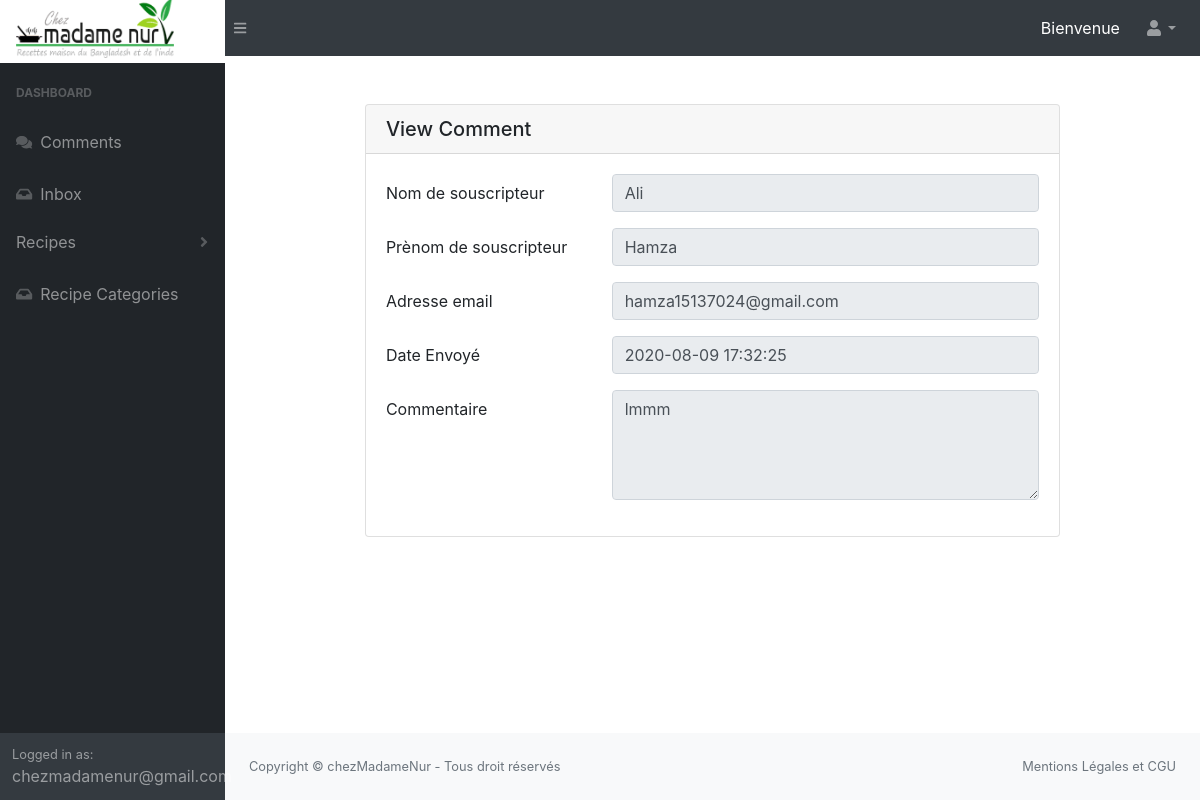
Page /admin/index_comment_view.php (signed in) on the committed database.
### tables this page shows
CREATE TABLE `commenter` (
  `commenter_id` int(11) NOT NULL,
  `nom` varchar(255) NOT NULL,
  `prenom` varchar(255) NOT NULL,
  `email` varchar(255) NOT NULL,
  `date_registered` timestamp NOT NULL DEFAULT CURRENT_TIMESTAMP
);

CREATE TABLE `comments` (
  `comment_id` int(11) NOT NULL,
  `comments` varchar(255) NOT NULL,
  `date_created` timestamp NOT NULL DEFAULT CURRENT_TIMESTAMP,
  `recipe_id` int(11) NOT NULL,
  `commenter_id` int(11) NOT NULL
);

### admin/library/Database.php (called while the page is built, shortened)
<?php
class Database
{
  public $host = DB_HOST;
  public $user = DB_USER;
  public $pass = DB_PASS;
  public $dbname = DB_NAME;
  public $link;
  private function connectDB()
  {
    $this->link = new mysqli($this->host, $this->user, $this->pass, $this->dbname);
    mysqli_set_charset($this->link, 'utf8');
  }
  public function select($query)
  {
    $result = $this->link->query($query) or die($this->link->error . __LINE__);
    if ($result->num_rows > 0) {
      return $result;
    } else {
      return false;
    }
  }
}

### admin/index_comment_view.php (the view, shortened to what this page needs)
<?php
require_once(__ROOT__ . '/admin/library/Database.php');
$db = new Database();
$comments_query = "SELECT comments.* , commenter.nom , commenter.email , commenter.prenom  FROM comments JOIN commenter ON commenter.commenter_id = comments.commenter_id";
$result = $db->select($comments_query);
$comment = $result->fetch_assoc();
?>
<div class="container-fluid">
    <div class="card mb-4 mt-3 mt-sm-5 w-75 mx-auto">
        <h5 class="card-header">
            View Comment
        </h5>
        <div class="card-body">
            <form action="" method="">
                <div class="form-group row">
                    <label for="nom" class="col-sm-4 col-form-label">Nom de souscripteur </label>
                    <div class="col-sm-8">
                        <input type="text" name="nom" class="form-control" value="<?= $comment['nom'] ?>" readonly>
                    </div>
                </div>
                <div class="form-group row">
                    <label for="prenom" class="col-sm-4 col-form-label">Prènom de souscripteur</label>
                    <div class="col-sm-8">
                        <input type="text" name="prenom" class="form-control" value="<?= $comment['prenom'] ?>" readonly>
                    </div>
                </div>
                <div class="form-group row">
                    <label for="email" class="col-sm-4 col-form-label">Adresse email</label>
                    <div class="col-sm-8">
                        <input type="text" name="email" class="form-control" value="<?= $comment['email'] ?>" readonly>
                    </div>
                </div>
                <div class="form-group row">
                    <label for="date" class="col-sm-4 col-form-label">Date Envoyé</label>
                    <div class="col-sm-8">
                        <input type="text" name="date" class="form-control" value="<?= $comment['date_created'] ?>" readonly>
                    </div>
                </div>
                <div class="form-group row">
                    <label for="comment" class="col-sm-4 col-form-label">Commentaire</label>
                    <div class="col-sm-8">
                        <textarea class="form-control" name="comment" placeholder="comment text here" rows="4" readonly><?= $comment['comments'] ?></textarea>
                    </div>
                </div>
            </form>
        </div>
    </div>
</div>
<?php
require_once(__ROOT__ . '/admin/include/template_admin.php');
?>

### rows in the picture
commenter: nom "Ali", prenom "Hamza", email "hamza15137024@gmail.com"
comments: date "2020-08-09 17:32:25", comment "lmmm"

### other values in the picture
$admin "chezmadamenur@gmail.com"
